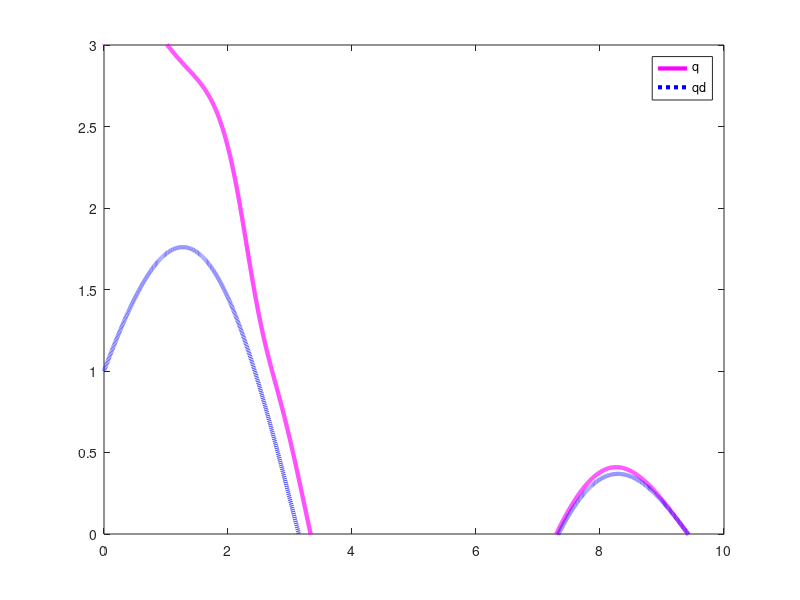

The MATLAB script that drew this image:

clear all, close all , clc
%simulation time 10s
t=[1:1:10000];
dt=0.001;
t_plot=[0:dt:9.999];
g = 9.81;
%The ground truth m=2,l=1,a=2
m = 2;
l = 1;
a = 1;
k = 3;
M = 3;
%the desire q,qd_d,qd_dd
qd =1;
qd_d =0;
qd_dd = 0;
% the theta & gama term
theta_hat = [2 ; 2];
gama = [1 0;0 1];
% the error term
e = 0;
e_d =0;
e_dd = 0;
r = 0;
%the dynamic
q_dd = 0;
q_d =0;
q = 3; %initial q = 0

%control input T
T = 0;
% update term
old_q = 0;
new_q = 0;
old_q_d = 0;
new_q_d = 0;


%record
record_q = zeros(length(t),1);
record_qd = zeros(length(t),1);

for i=1:length(t)
    record_q(i) = q;
    record_qd(i) =qd;
    
    old_qd =qd;
    new_qd = sin(i*dt)+cos((i*dt)/2); 
    qd=new_qd;
    
    old_qd_d = qd_d;
    new_qd_d = (new_qd-old_qd)/dt;
    qd_d = new_qd_d;
    
    qd_dd = (new_qd_d-old_qd_d)/dt;

    
    e = (qd-q);
    e_d =(qd_d-q_d);
    
    
    r = e_d+a*e;
    
    Y = [(qd_dd + (a*e_d)); g*sin(q)];
    T=(Y')*theta_hat+k*r;
    q_dd =(T-M*sin(q))/m;
    q_d = q_d+(q_dd*dt);
    q = q + (q_d*dt);
    theta_hat = theta_hat+(gama*Y*r)*dt;
  
end


plot(t_plot,record_q,'-m','LineWidth',3);
hold on;
plot(t_plot,record_qd,':b','LineWidth',3);
legend('q',"qd");
xlim([0 10]);
ylim([0 3]);
hold off;

